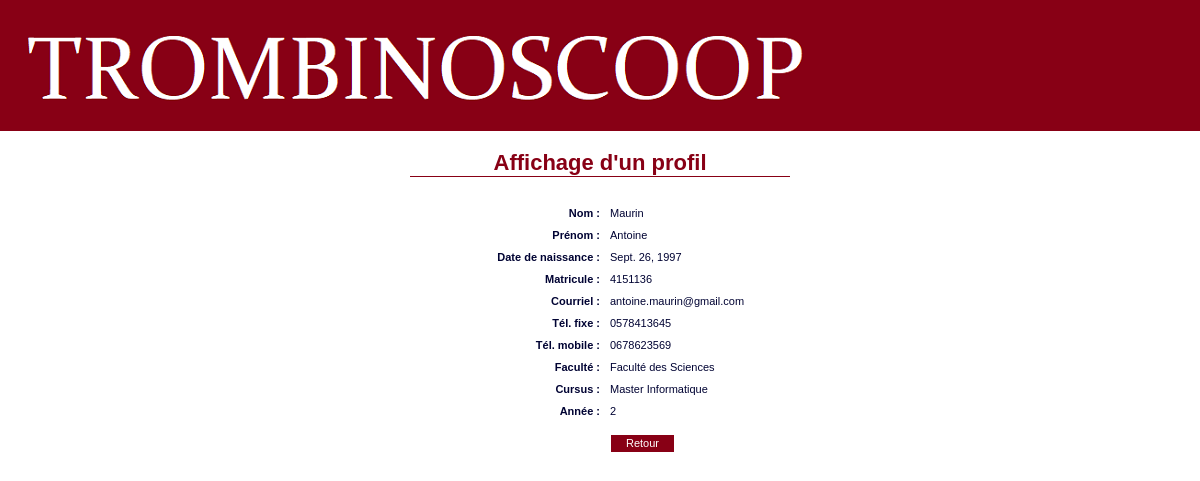
Page /showProfile?userToShow=2 (signed in) on the committed database.
### Trombinoscoop/models.py (models this page shows, shortened)
class Person(models.Model):
    registration_number = models.CharField(max_length=10)
    last_name = models.CharField(max_length=30)
    first_name = models.CharField(max_length=30)
    birth_date = models.DateField()
    email = models.EmailField()
    home_phone_number = models.CharField(max_length=20)
    cellphone_number = models.CharField(max_length=20)
    password = models.CharField(max_length=32)
    friends = models.ManyToManyField('self')
    faculty = models.ForeignKey('Faculty', on_delete=models.PROTECT)
    person_type = 'generic'

class Faculty(models.Model):
    name = models.CharField(max_length=30)
    color = models.CharField(max_length=6)

class Student(Person):
    cursus = models.ForeignKey('Cursus', on_delete=models.SET_NULL, null=True)
    year = models.IntegerField()
    person_type = 'student'

class Cursus(models.Model):
    title = models.CharField(max_length=30)

### Trombinoscoop/views.py (the view)
# urls.py: url('^showProfile$', views.show_profile),
def show_profile(request):
    logged_user = get_logged_user_from_request(request)
    if logged_user:
        if 'userToShow' in request.GET and request.GET['userToShow'] != '':
            user_to_show_id = int(request.GET['userToShow'])
            results = Person.objects.filter(id=user_to_show_id)
            if len(results) == 1:
                if Student.objects.filter(id=user_to_show_id):
                    user_to_show = Student.objects.get(id=user_to_show_id)
                else:
                    user_to_show = Employee.objects.get(id=user_to_show_id)
                return render(request, 'show_profile.html', {'user_to_show' : user_to_show})
            else:
                return render(request, 'show_profile.html', {'user_to_show' : logged_user})
        else:
            return render(request, 'show_profile.html', {'user_to_show' : logged_user})
    else:
        return redirect('/login')

### Trombinoscoop/views.py (called while the page is built)
def get_logged_user_from_request(request):
    if 'logged_user_id' in request.session:
        logged_user_id = request.session['logged_user_id']
        if len(Student.objects.filter(id=logged_user_id)) == 1:
            return Student.objects.get(id=logged_user_id)
        if len(Employee.objects.filter(id=logged_user_id)) == 1:
            return Employee.objects.get(id=logged_user_id)
        else:
            return None
    else:
        return None

### Trombinoscoop/templates/show_profile.html (shortened to what this page needs)
{% extends "base.html" %}
{% block bodyId %}showProfilePage{% endblock %}
{% block content %}
<h1>Affichage d'un profil</h1>
<dl class="fieldlist">
  <dt>Nom :</dt>
    <dd>{{ user_to_show.last_name }}</dd>
  <dt>Prénom :</dt>
    <dd>{{ user_to_show.first_name }}</dd>
  <dt>Date de naissance :</dt>
    <dd>{{ user_to_show.birth_date }}</dd>
  <dt>Matricule :</dt>
    <dd>{{ user_to_show.registration_number }}</dd>
  <dt>Courriel :</dt>
    <dd>{{ user_to_show.email }}</dd>
  <dt>Tél. fixe :</dt>
    <dd>{{ user_to_show.home_phone_number }}</dd>
  <dt>Tél. mobile :</dt>
    <dd>{{ user_to_show.cellphone_number }}</dd>
  <dt>Faculté :</dt>
    <dd>{{ user_to_show.faculty.name }}</dd>
{% if user_to_show.person_type == "student" %}
  <dt>Cursus :</dt>
    <dd>{{ user_to_show.cursus.title }}</dd>
  <dt>Année :</dt>
    <dd>{{ user_to_show.year }}</dd>
{% endif %}
</dl>
<p id="showProfileNavigationButtons">
  <a href="welcome" class="buttonLink">Retour</a>
</p>
{% endblock %}

### Trombinoscoop/static/css/style.css (style rules this page uses)
body { margin: 0; padding: 0; font-family: "Lucida Grande", Tahoma, Verdana, Arial, sans-serif; font-size: 11px; color: #000333; }
a.buttonLink { border-style: solid; border-width: 1px; border-color: #FFFFFF #FFFFFF #FFFFFF #FFFFFF; background-color: #880015; color : #FFFFFF; padding: 2px 15px 3px 15px; text-align: center; text-decoration: none; }
h1 { text-align: center; font-size: 22px; margin: 0px 60px 30px 60px; padding: 0 0 5px 5; color: #880015; border-bottom: 1px solid #880015; }
a { color: #880015 }
dl.fieldlist dt { display: block; width: 250px; float: left; text-align: right; padding: 0 10px 0 0; font-weight: bold; }
dl.fieldlist dd { display: block; width: 450px; padding: 0; margin: 0 0 10px 0; }
p#showProfileNavigationButtons { margin: 20px 0 0 260px; }

### rows in the picture
Person: last_name "Maurin", first_name "Antoine", birth_date "Sept. 26, 1997", registration_number "4151136", email "antoine.maurin@gmail.com", home_phone_number "0578413645", cellphone_number "0678623569", faculty.name "Faculté des Sciences"
Student: cursus "Master Informatique", year "2"
